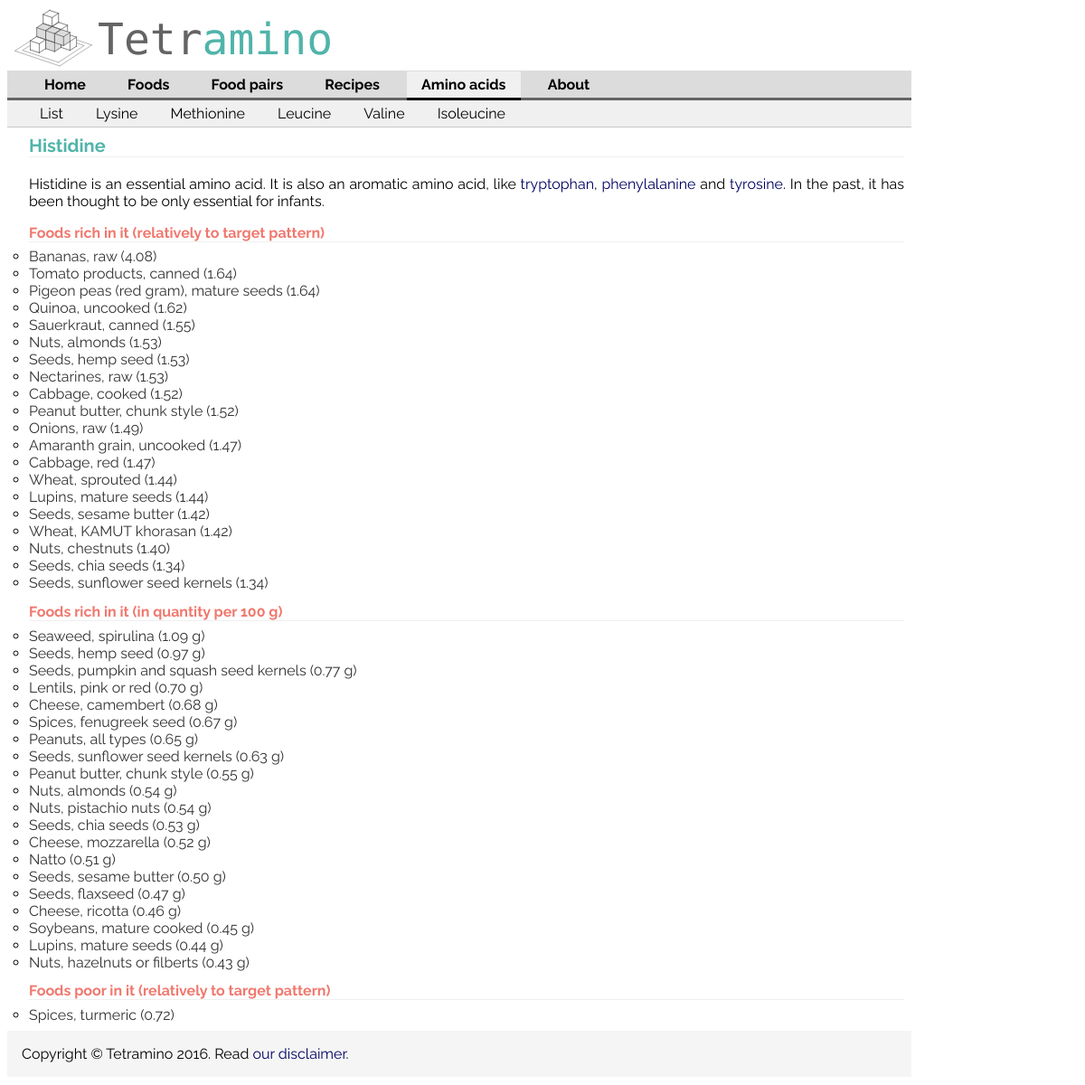
/aminoAcid_his_g/, run on an earlier commit of the app's database.
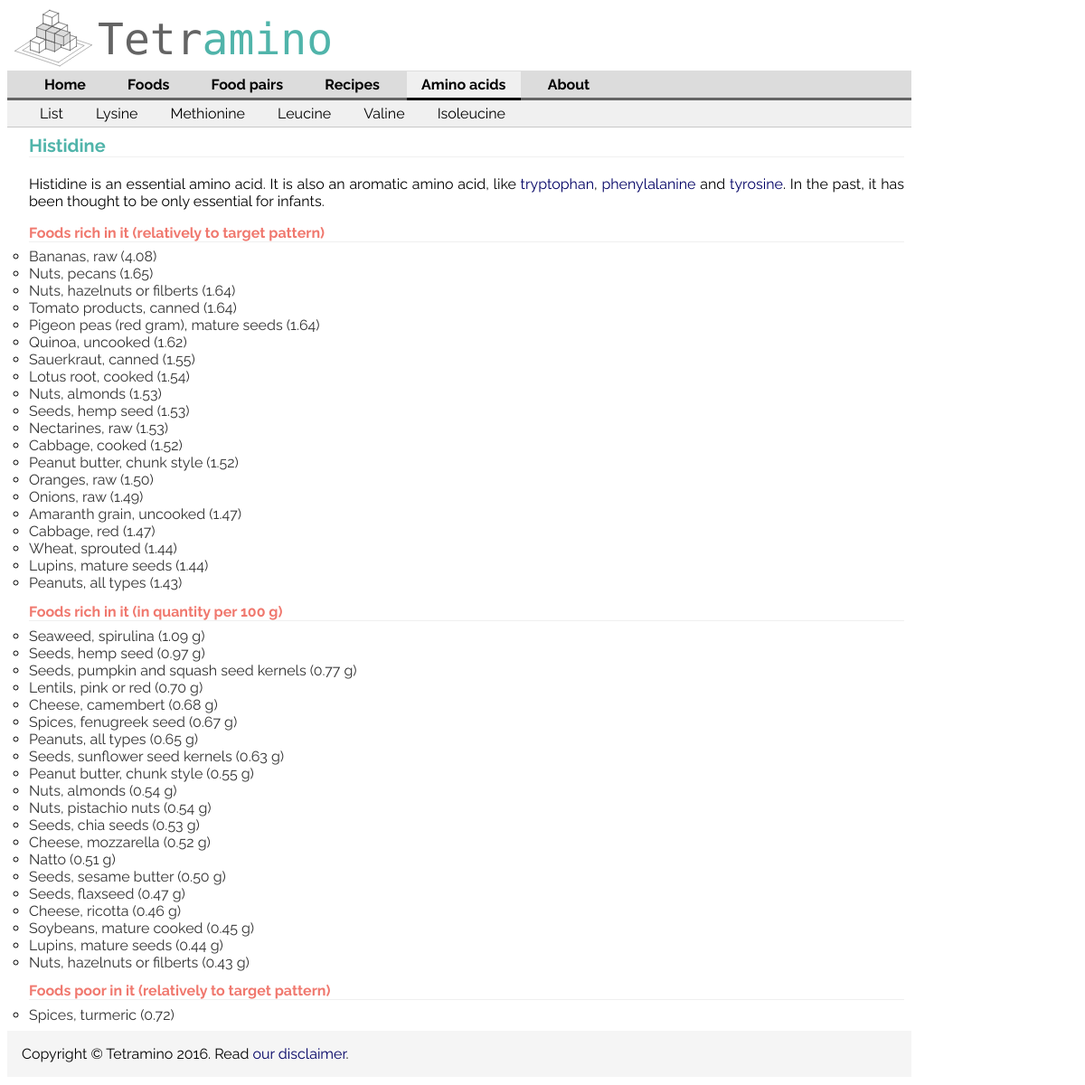
And on a later commit of the database.
### aminoApp/models.py (models this page shows, shortened)
class RelativeAminoScore(models.Model):
    food = models.ForeignKey(Food, on_delete=models.CASCADE, default=DEFAULT_FOOD_ID)
    aminoAcid = models.ForeignKey(Nutriment, on_delete=models.CASCADE)
    score = models.FloatField()

class Food(models.Model):
    food_name = models.CharField(max_length=200)
    pub_date = models.DateTimeField('date added', null=True, blank=True,auto_now_add=True) #models.DateTimeField('date published',null=timezone.now())
    food_category = models.IntegerField(null=True)
    food_dbid = models.IntegerField(default=0)
    nutritional_value = models.ForeignKey('NutritionalValue', on_delete=models.CASCADE,null=True)
    efficiency = models.FloatField(null=True)
    def __str__(self):
        return self.getNameBegin() #+str(self.food_dbid) #self.food_name
    def getNameBegin(self):
        fullName = self.food_name
        nameSplit = fullName.split(',')
        if len(nameSplit)>1:
            shortName = nameSplit[0]+','+nameSplit[1]
        else:
            shortName = fullName
        return shortName
    class Meta:
        ordering = ['food_name']

class NutritionalValue(models.Model):
    trp_g = models.FloatField()
    thr_g = models.FloatField()
    ile_g = models.FloatField()
    leu_g = models.FloatField()
    lys_g = models.FloatField()
    met_g = models.FloatField()
    cys_g = models.FloatField()
    phe_g = models.FloatField()
    tyr_g = models.FloatField()
    val_g = models.FloatField()
    his_g = models.FloatField()
    arg_g = models.FloatField()
    ala_g = models.FloatField()
    asp_g = models.FloatField()
    glu_g = models.FloatField()
    gly_g = models.FloatField()
    pro_g = models.FloatField()
    ser_g = models.FloatField()
    prot = models.FloatField() #proteins (procnt)
    fat = models.FloatField()
    carbo = models.FloatField() # carbohydrate chocdf
    fiber = models.FloatField()
    ash = models.FloatField()
    alc = models.FloatField(null=True)
    water = models.FloatField()
    energ = models.FloatField() # enerc_kcal
    prot_adj = models.FloatField(null=True)
    sugars = models.FloatField(null=True)
    ca = models.FloatField()
    fe = models.FloatField()
    mg = models.FloatField()
    p = models.FloatField() #phosphorus
    k = models.FloatField() #potassium
    na = models.FloatField()
    zn = models.FloatField()
    cu = models.FloatField()
    mn = models.FloatField()
    se = models.FloatField(null=True)
    description = models.CharField(max_length=200)

### aminoApp/views.py (the view)
# urls.py: url(r'^aminoAcid_(?P<internal_name>[\w]+)/', views.presentAminoAcid, name='presentAminoAcid'),
def presentAminoAcid(request,internal_name):
    aminoDefinition = Nutriment.objects.get(internal_name=internal_name)
    scores = RelativeAminoScore.objects.filter(aminoAcid=aminoDefinition).order_by('score')
    highScores = scores.filter(score__gt=1).order_by('-score')[0:20]
    lowScores = scores.filter(score__lt=1)[0:20]
    filterProp = '-nutritional_value__'+internal_name
    highContentFoods = Food.objects.order_by(filterProp)[0:20]
    highContentFoodsAndQuantities = [{'food':food,'quantity':getattr(food.nutritional_value,internal_name)} for food in highContentFoods]
    context = {'aminoAcid': aminoDefinition,'highScores':highScores,'lowScores':lowScores,'highContentFoodsAndQuantities':highContentFoodsAndQuantities}
    return render(request, 'aminoApp/presentAminoAcid.html', context)

### aminoApp/models.py (called while the page is built)
    def capitalName(self):
        return self.public_name.capitalize()

### aminoApp/templates/aminoApp/presentAminoAcid.html (shortened to what this page needs)
{% extends "aminoApp/baseAminoAcids.html" %}
{% block content %}
<h1>
    {{ aminoAcid.capitalName }}
</h1>
    <p>{{ aminoAcid.description |safe}}</p>
<h2>Foods rich in it (relatively to target pattern)</h2>
    {% if highScores %}
        <ul>
        {% for aminoScore in highScores %}
            <li><a href="/showFood/{{aminoScore.food.food_dbid}}">{{ aminoScore.food }} ({{ aminoScore.score|floatformat:2 }})</a></li>
        {% endfor %}
        </ul>
    {% else %}
        <p>No food rich in it.</p>
    {% endif %}
<h2>Foods rich in it (in quantity per 100 g)</h2>
    {% if highContentFoodsAndQuantities %}
        <ul>
        {% for foodQuant in highContentFoodsAndQuantities %}
            <li><a href="/showFood/{{foodQuant.food.food_dbid}}">{{ foodQuant.food }} ({{ foodQuant.quantity|floatformat:2 }} g)</a></li>
        {% endfor %}
        </ul>
    {% else %}
        <p>No food rich in it.</p>
    {% endif %}
<h2>Foods poor in it (relatively to target pattern)</h2>
    {% if lowScores %}
        <ul>
        {% for aminoScore in lowScores %}
            <li><a href="/showFood/{{aminoScore.food.food_dbid}}">{{ aminoScore.food }} ({{ aminoScore.score|floatformat:2}})</a></li>
        {% endfor %}
        </ul>
    {% else %}
        <p>No food poor in it.</p>
    {% endif %}
{% endblock %}

What changed in the data, as far as the page shows it:
no longer on this page (row unchanged): RelativeAminoScore: food "Seeds, sesame butter", score "1.42", shown under "Foods rich in it (relatively to target pattern)"
no longer on this page (row unchanged): RelativeAminoScore: food "Wheat, KAMUT khorasan", score "1.42", shown under "Foods rich in it (relatively to target pattern)"
no longer on this page (row unchanged): RelativeAminoScore: food "Nuts, chestnuts", score "1.40", shown under "Foods rich in it (relatively to target pattern)"
no longer on this page (row unchanged): RelativeAminoScore: food "Seeds, chia seeds", score "1.34", shown under "Foods rich in it (relatively to target pattern)"
no longer on this page (row unchanged): RelativeAminoScore: food "Seeds, sunflower seed kernels", score "1.34", shown under "Foods rich in it (relatively to target pattern)"
added RelativeAminoScore: food "Nuts, pecans", score "1.65", shown under "Foods rich in it (relatively to target pattern)"
added RelativeAminoScore: food "Nuts, hazelnuts or filberts", score "1.64", shown under "Foods rich in it (relatively to target pattern)"
added RelativeAminoScore: food "Lotus root, cooked", score "1.54", shown under "Foods rich in it (relatively to target pattern)"
added RelativeAminoScore: food "Oranges, raw", score "1.50", shown under "Foods rich in it (relatively to target pattern)"
added RelativeAminoScore: food "Peanuts, all types", score "1.43", shown under "Foods rich in it (relatively to target pattern)"
